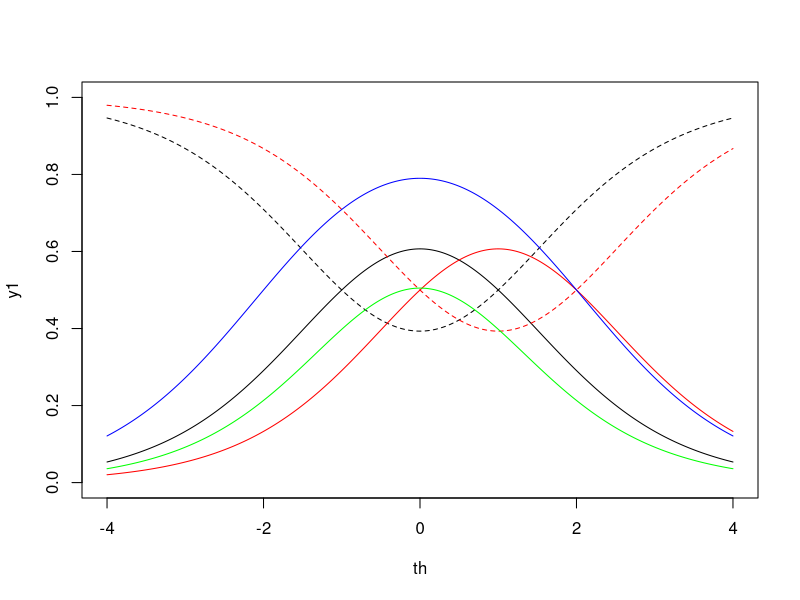
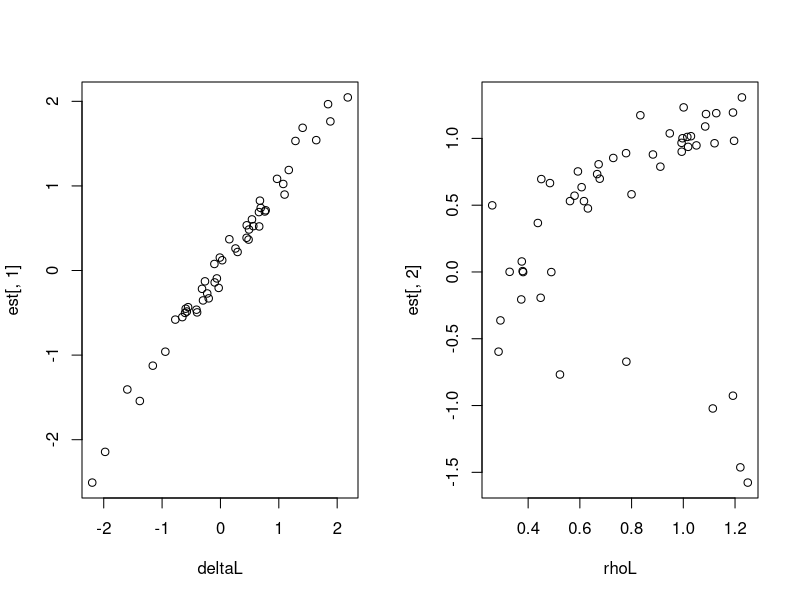
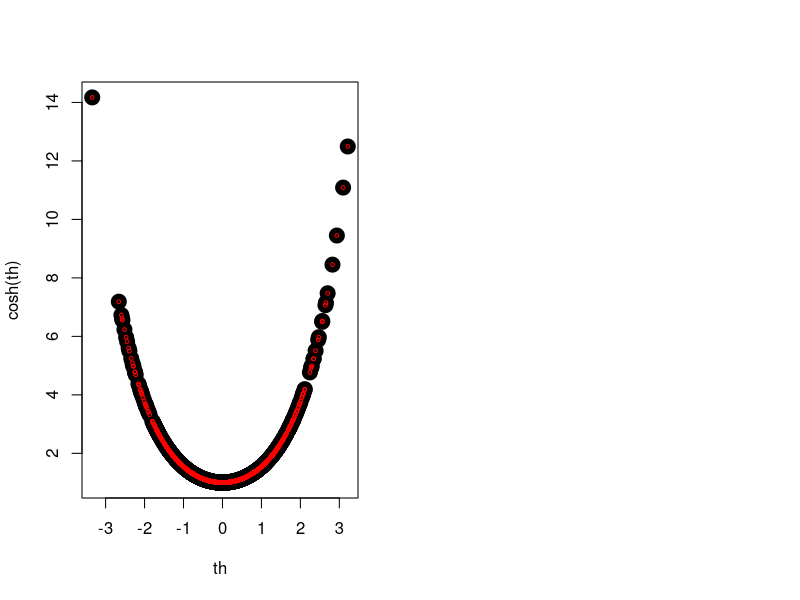

Write R code to recreate these figures, in order.
sim<-function(th,delta,rho,resp=FALSE) { #simulate data from andrich's irf
    ##eqn 21.17 in handbook, u=1
    n<-cosh(rho)
    gamma<-cosh(rho)+cosh(th-delta)
    p<-cosh(rho)/gamma 
    if (resp) rbinom(length(p),1,p) else p
}

th<-seq(-4,4,length.out=1000)
y1<-sim(th,delta=0,rho=1)

plot(th,y1,type='l',ylim=0:1) #let's make sure this looks ok by first just checking out item response functions (pr(x=1) are solid and pr(x=0) are dashed)
lines(th,1-y1,lty=2)

lines(th,sim(th,delta=1,rho=1),col='red')
lines(th,1-sim(th,delta=1,rho=1),col='red',lty=2)

lines(th,sim(th,delta=0,rho=2),col='blue')
lines(th,sim(th,delta=0,rho=.2),col='green')


th<-rnorm(1000) #generate a grabbag of thetas
y<-sim(th,delta=.25,rho=.75,resp=TRUE)
like<-function(pars,th,resp) { #a likelihood function we'll use for ML
    delta<-pars[1]
    rho<-pars[2]
    gamma<-cosh(rho)+cosh(th-delta)
    term1<-(cosh(rho))^resp
    term2<-(cosh(th-delta))^(1-resp)
    -sum(log(term1*term2/gamma))
}

est<-optim(c(0,1),like,th=th,resp=y) #doing ML
est$par ##these should match the values we fed to sim()

##let's do this at scale
deltaL<-rnorm(50) #50 items
rhoL<-runif(50,min=.25,max=1.25)
est<-list()
for (i in 1:length(deltaL)) {
    y<-sim(th,delta=deltaL[i],rho=rhoL[i],resp=TRUE)
    est[[i]]<-optim(c(0,1),like,th=th,resp=y)$par
}
est<-do.call("rbind",est)

par(mfrow=c(1,2))
plot(deltaL,est[,1]) #looks good!
plot(rhoL,est[,2]) #what is going on here?

plot(th,cosh(th),cex=2,pch=19)
points(th,cosh(-th),col='red',cex=.5)
